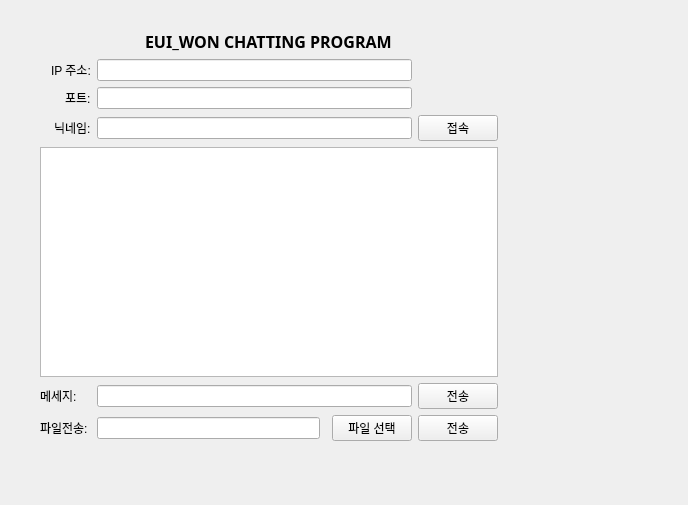
<?xml version="1.0" encoding="UTF-8"?>
<ui version="4.0">
 <class>Widget</class>
 <widget class="QWidget" name="Widget">
  <property name="geometry">
   <rect>
    <x>0</x>
    <y>0</y>
    <width>688</width>
    <height>505</height>
   </rect>
  </property>
  <property name="windowTitle">
   <string>Widget</string>
  </property>
  <widget class="QWidget" name="gridLayoutWidget">
   <property name="geometry">
    <rect>
     <x>30</x>
     <y>20</y>
     <width>478</width>
     <height>431</height>
    </rect>
   </property>
   <layout class="QGridLayout" name="gridLayout">
    <property name="leftMargin">
     <number>10</number>
    </property>
    <property name="topMargin">
     <number>10</number>
    </property>
    <property name="rightMargin">
     <number>10</number>
    </property>
    <property name="bottomMargin">
     <number>10</number>
    </property>
    <item row="1" column="0" alignment="Qt::AlignRight">
     <widget class="QLabel" name="label">
      <property name="text">
       <string>IP 주소:</string>
      </property>
     </widget>
    </item>
    <item row="2" column="0" alignment="Qt::AlignRight">
     <widget class="QLabel" name="label_3">
      <property name="text">
       <string>포트:</string>
      </property>
     </widget>
    </item>
    <item row="3" column="0" alignment="Qt::AlignRight">
     <widget class="QLabel" name="label_4">
      <property name="text">
       <string>닉네임:</string>
      </property>
     </widget>
    </item>
    <item row="8" column="0">
     <widget class="QLabel" name="label_2">
      <property name="text">
       <string>메세지:</string>
      </property>
     </widget>
    </item>
    <item row="8" column="4">
     <widget class="QPushButton" name="sendButton">
      <property name="text">
       <string>전송</string>
      </property>
     </widget>
    </item>
    <item row="7" column="0" colspan="5">
     <widget class="QListWidget" name="listWidget">
      <property name="autoScroll">
       <bool>false</bool>
      </property>
      <property name="autoScrollMargin">
       <number>3</number>
      </property>
      <property name="defaultDropAction">
       <enum>Qt::IgnoreAction</enum>
      </property>
      <property name="movement">
       <enum>QListView::Static</enum>
      </property>
     </widget>
    </item>
    <item row="10" column="4">
     <widget class="QPushButton" name="fileSendButton">
      <property name="text">
       <string>전송</string>
      </property>
     </widget>
    </item>
    <item row="0" column="0" colspan="5" alignment="Qt::AlignHCenter">
     <widget class="QLabel" name="label_6">
      <property name="font">
       <font>
        <family>Chilanka</family>
        <pointsize>12</pointsize>
        <weight>75</weight>
        <italic>false</italic>
        <bold>true</bold>
       </font>
      </property>
      <property name="layoutDirection">
       <enum>Qt::LeftToRight</enum>
      </property>
      <property name="text">
       <string>EUI_WON CHATTING PROGRAM</string>
      </property>
      <property name="textFormat">
       <enum>Qt::AutoText</enum>
      </property>
      <property name="scaledContents">
       <bool>false</bool>
      </property>
     </widget>
    </item>
    <item row="10" column="0">
     <widget class="QLabel" name="label_5">
      <property name="text">
       <string>파일전송: </string>
      </property>
     </widget>
    </item>
    <item row="10" column="3">
     <widget class="QPushButton" name="fileSelectButton">
      <property name="text">
       <string>파일 선택</string>
      </property>
     </widget>
    </item>
    <item row="10" column="1">
     <widget class="QLineEdit" name="FileEdit"/>
    </item>
    <item row="8" column="1" colspan="3">
     <widget class="QLineEdit" name="messageLineEdit"/>
    </item>
    <item row="3" column="1" colspan="3">
     <widget class="QLineEdit" name="nicname"/>
    </item>
    <item row="2" column="1" colspan="3">
     <widget class="QLineEdit" name="portLineEdit">
      <property name="minimumSize">
       <size>
        <width>200</width>
        <height>0</height>
       </size>
      </property>
     </widget>
    </item>
    <item row="1" column="1" colspan="3">
     <widget class="QLineEdit" name="ipLineEdit">
      <property name="minimumSize">
       <size>
        <width>200</width>
        <height>0</height>
       </size>
      </property>
     </widget>
    </item>
    <item row="3" column="4">
     <widget class="QPushButton" name="connectButton">
      <property name="enabled">
       <bool>true</bool>
      </property>
      <property name="accessibleName">
       <string/>
      </property>
      <property name="autoFillBackground">
       <bool>false</bool>
      </property>
      <property name="text">
       <string>접속</string>
      </property>
      <property name="iconSize">
       <size>
        <width>16</width>
        <height>16</height>
       </size>
      </property>
     </widget>
    </item>
   </layout>
  </widget>
 </widget>
 <layoutdefault spacing="6" margin="11"/>
 <resources/>
 <connections/>
</ui>
